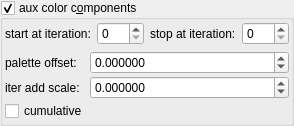
    <widget class="MyGroupBox" name="groupCheck_fold_color_aux_color_enabled_false">
     <property name="title">
      <string>aux color c&amp;omponents</string>
     </property>
     <property name="checkable">
      <bool>true</bool>
     </property>
     <layout class="QVBoxLayout" name="verticalLayout_11">
      <property name="leftMargin">
       <number>2</number>
      </property>
      <property name="topMargin">
       <number>2</number>
      </property>
      <property name="rightMargin">
       <number>2</number>
      </property>
      <property name="bottomMargin">
       <number>2</number>
      </property>
      <item>
       <layout class="QHBoxLayout" name="horizontalLayout_21" stretch="0,1,0,1">
        <item>
         <widget class="QLabel" name="label_102">
          <property name="text">
           <string>start at iteration:</string>
          </property>
         </widget>
        </item>
        <item>
         <widget class="MySpinBox" name="spinboxInt_fold_color_start_iterations_A">
          <property name="sizePolicy">
           <sizepolicy hsizetype="Minimum" vsizetype="Maximum">
            <horstretch>0</horstretch>
            <verstretch>0</verstretch>
           </sizepolicy>
          </property>
          <property name="minimum">
           <number>0</number>
          </property>
          <property name="maximum">
           <number>999</number>
          </property>
          <property name="value">
           <number>0</number>
          </property>
         </widget>
        </item>
        <item>
         <widget class="QLabel" name="label_74">
          <property name="text">
           <string>stop at iteration:</string>
          </property>
         </widget>
        </item>
        <item>
         <widget class="MySpinBox" name="spinboxInt_fold_color_stop_iterations_A">
          <property name="sizePolicy">
           <sizepolicy hsizetype="Preferred" vsizetype="Maximum">
            <horstretch>0</horstretch>
            <verstretch>0</verstretch>
           </sizepolicy>
          </property>
          <property name="maximum">
           <number>999</number>
          </property>
         </widget>
        </item>
       </layout>
      </item>
      <item>
       <layout class="QGridLayout" name="gridLayout_25" columnstretch="0,1">
        <property name="spacing">
         <number>2</number>
        </property>
        <item row="2" column="0">
         <widget class="MyCheckBox" name="checkBox_fold_color_aux_color_enabledB_false">
          <property name="text">
           <string notr="true">cumulative</string>
          </property>
         </widget>
        </item>
        <item row="0" column="1">
         <widget class="MyDoubleSpinBox" name="spinbox4_fold_color_difs_0000_y">
          <property name="sizePolicy">
           <sizepolicy hsizetype="Minimum" vsizetype="Maximum">
            <horstretch>0</horstretch>
            <verstretch>0</verstretch>
           </sizepolicy>
          </property>
          <property name="prefix">
           <string/>
          </property>
          <property name="suffix">
           <string/>
          </property>
          <property name="decimals">
           <number>6</number>
          </property>
          <property name="minimum">
           <double>-99.998999999999995</double>
          </property>
          <property name="maximum">
           <double>99.998999999999995</double>
          </property>
          <property name="singleStep">
           <double>0.100000000000000</double>
          </property>
         </widget>
        </item>
        <item row="1" column="1">
         <widget class="MyDoubleSpinBox" name="spinbox_fold_color_difs0">
          <property name="sizePolicy">
           <sizepolicy hsizetype="Minimum" vsizetype="Maximum">
            <horstretch>0</horstretch>
            <verstretch>0</verstretch>
           </sizepolicy>
          </property>
          <property name="prefix">
           <string/>
          </property>
          <property name="suffix">
           <string/>
          </property>
          <property name="decimals">
           <number>6</number>
          </property>
          <property name="minimum">
           <double>-100.000000000000000</double>
          </property>
          <property name="maximum">
           <double>100.000000000000000</double>
          </property>
          <property name="singleStep">
           <double>0.100000000000000</double>
          </property>
         </widget>
        </item>
        <item row="1" column="0">
         <widget class="QLabel" name="label_16">
          <property name="text">
           <string>iter add scale:</string>
          </property>
         </widget>
        </item>
        <item row="0" column="0">
         <widget class="QLabel" name="label_14">
          <property name="text">
           <string>palette offset:</string>
          </property>
         </widget>
        </item>
       </layout>
      </item>
     </layout>
    </widget>
